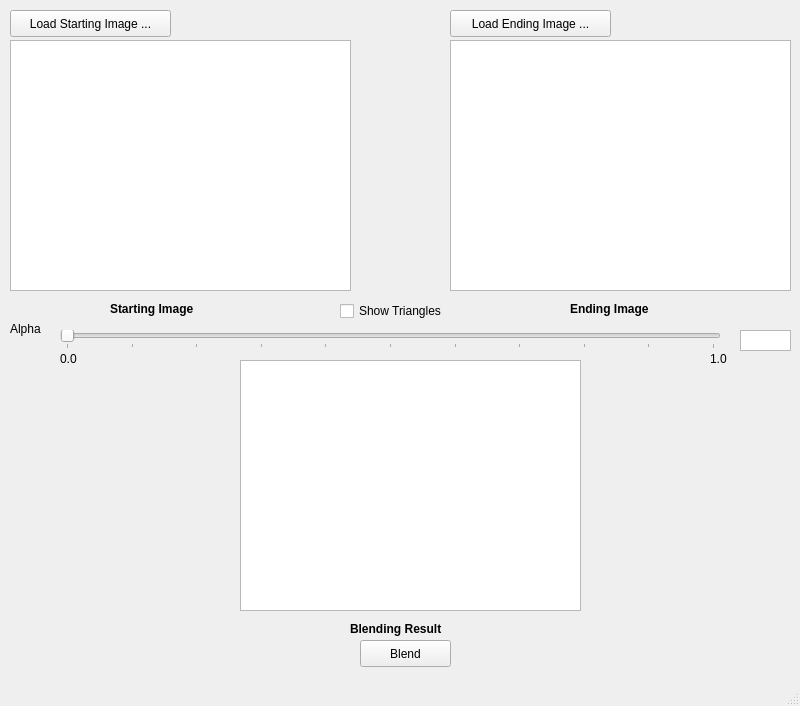
<?xml version="1.0" encoding="UTF-8"?>
<ui version="4.0">
 <class>MainWindow</class>
 <widget class="QMainWindow" name="MainWindow">
  <property name="geometry">
   <rect>
    <x>0</x>
    <y>0</y>
    <width>800</width>
    <height>706</height>
   </rect>
  </property>
  <property name="windowTitle">
   <string>MainWindow</string>
  </property>
  <widget class="QWidget" name="centralwidget">
   <widget class="QGraphicsView" name="graphicsViewStartingImage">
    <property name="geometry">
     <rect>
      <x>10</x>
      <y>40</y>
      <width>341</width>
      <height>251</height>
     </rect>
    </property>
   </widget>
   <widget class="QPushButton" name="pushButtonStartingImage">
    <property name="geometry">
     <rect>
      <x>10</x>
      <y>10</y>
      <width>161</width>
      <height>27</height>
     </rect>
    </property>
    <property name="text">
     <string>Load Starting Image ...</string>
    </property>
   </widget>
   <widget class="QPushButton" name="pushButtonEndingImage">
    <property name="geometry">
     <rect>
      <x>450</x>
      <y>10</y>
      <width>161</width>
      <height>27</height>
     </rect>
    </property>
    <property name="text">
     <string>Load Ending Image ...</string>
    </property>
   </widget>
   <widget class="QLabel" name="labelStartingImage">
    <property name="geometry">
     <rect>
      <x>110</x>
      <y>300</y>
      <width>111</width>
      <height>17</height>
     </rect>
    </property>
    <property name="font">
     <font>
      <weight>75</weight>
      <bold>true</bold>
     </font>
    </property>
    <property name="text">
     <string>Starting Image</string>
    </property>
   </widget>
   <widget class="QLabel" name="labelEndingImage">
    <property name="geometry">
     <rect>
      <x>570</x>
      <y>300</y>
      <width>111</width>
      <height>17</height>
     </rect>
    </property>
    <property name="font">
     <font>
      <weight>75</weight>
      <bold>true</bold>
     </font>
    </property>
    <property name="text">
     <string>Ending Image</string>
    </property>
   </widget>
   <widget class="QCheckBox" name="checkBoxShowTriangles">
    <property name="geometry">
     <rect>
      <x>340</x>
      <y>300</y>
      <width>121</width>
      <height>22</height>
     </rect>
    </property>
    <property name="text">
     <string>Show Triangles</string>
    </property>
   </widget>
   <widget class="QGraphicsView" name="graphicsViewEndingImage">
    <property name="geometry">
     <rect>
      <x>450</x>
      <y>40</y>
      <width>341</width>
      <height>251</height>
     </rect>
    </property>
   </widget>
   <widget class="QGraphicsView" name="graphicsViewBlendedImage">
    <property name="geometry">
     <rect>
      <x>240</x>
      <y>360</y>
      <width>341</width>
      <height>251</height>
     </rect>
    </property>
   </widget>
   <widget class="QLabel" name="labelBlendingResult">
    <property name="geometry">
     <rect>
      <x>350</x>
      <y>620</y>
      <width>121</width>
      <height>17</height>
     </rect>
    </property>
    <property name="font">
     <font>
      <weight>75</weight>
      <bold>true</bold>
     </font>
    </property>
    <property name="text">
     <string>Blending Result</string>
    </property>
   </widget>
   <widget class="QPushButton" name="pushButtonBlend">
    <property name="geometry">
     <rect>
      <x>360</x>
      <y>640</y>
      <width>91</width>
      <height>27</height>
     </rect>
    </property>
    <property name="text">
     <string>Blend</string>
    </property>
   </widget>
   <widget class="QSlider" name="horizontalSlider">
    <property name="geometry">
     <rect>
      <x>60</x>
      <y>330</y>
      <width>661</width>
      <height>19</height>
     </rect>
    </property>
    <property name="maximum">
     <number>100</number>
    </property>
    <property name="singleStep">
     <number>5</number>
    </property>
    <property name="sliderPosition">
     <number>0</number>
    </property>
    <property name="orientation">
     <enum>Qt::Horizontal</enum>
    </property>
    <property name="tickPosition">
     <enum>QSlider::TicksBelow</enum>
    </property>
    <property name="tickInterval">
     <number>10</number>
    </property>
   </widget>
   <widget class="QLabel" name="labelAlpha">
    <property name="geometry">
     <rect>
      <x>10</x>
      <y>320</y>
      <width>41</width>
      <height>17</height>
     </rect>
    </property>
    <property name="text">
     <string>Alpha</string>
    </property>
   </widget>
   <widget class="QLabel" name="label00">
    <property name="geometry">
     <rect>
      <x>60</x>
      <y>350</y>
      <width>21</width>
      <height>17</height>
     </rect>
    </property>
    <property name="text">
     <string>0.0</string>
    </property>
   </widget>
   <widget class="QLabel" name="label10">
    <property name="geometry">
     <rect>
      <x>710</x>
      <y>350</y>
      <width>21</width>
      <height>17</height>
     </rect>
    </property>
    <property name="text">
     <string>1.0</string>
    </property>
   </widget>
   <widget class="QTextEdit" name="textEditCurrentAlphaValue">
    <property name="geometry">
     <rect>
      <x>740</x>
      <y>330</y>
      <width>51</width>
      <height>21</height>
     </rect>
    </property>
    <property name="verticalScrollBarPolicy">
     <enum>Qt::ScrollBarAlwaysOff</enum>
    </property>
    <property name="horizontalScrollBarPolicy">
     <enum>Qt::ScrollBarAlwaysOff</enum>
    </property>
   </widget>
  </widget>
  <widget class="QStatusBar" name="statusbar"/>
 </widget>
 <resources/>
 <connections/>
</ui>
